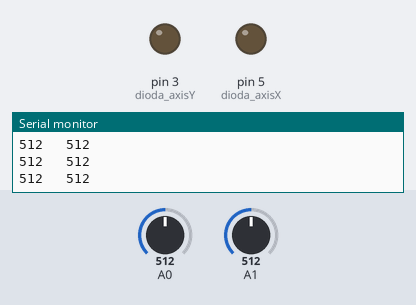
Simulated run of this sketch. Board: Arduino Uno, built with avr-gcc and run on an emulated ATmega328P. On the bench: output pins drawn as LEDs (lit = HIGH), the last lines printed to the serial monitor. Inputs (shaded band) come from the test bench; at power-on: A0 = 512, A1 = 512.

Above: at 1.2 s.
1.3 s: A0 set to 716
At 2.2 s:
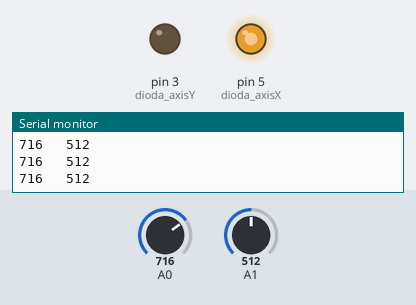
2.8 s: A1 set to 716
At 3.7 s:
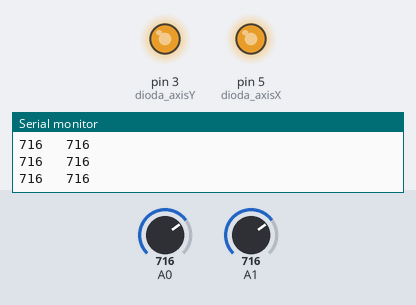
4.3 s: A0 set to 751
At 5.1 s:
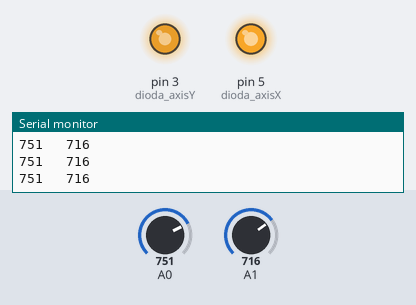
5.8 s: A0 set to 768
At 6.6 s:
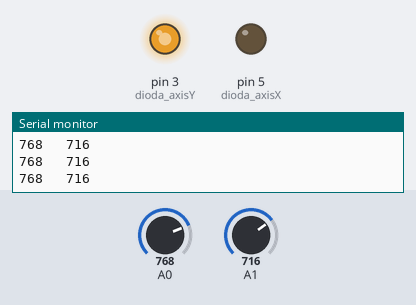
7.3 s: A1 set to 750
At 8.0 s:
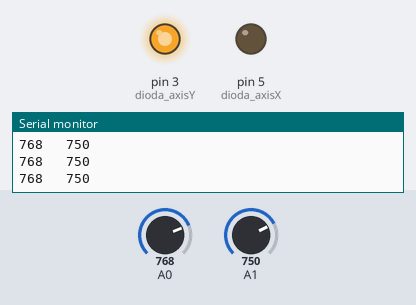
8.8 s: A1 set to 768
At 9.5 s:
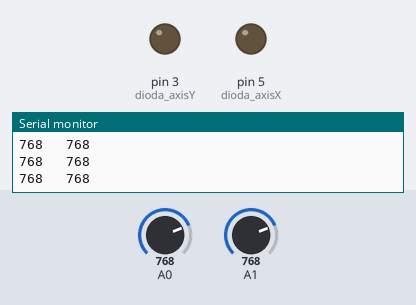
Timing chart, 0 to 11.3 s (numbered marks = the images above; inputs shaded):
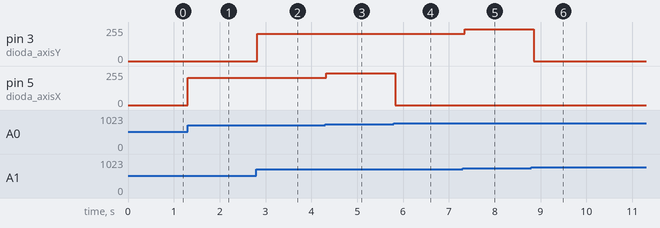

Measured:
- the behaviour switches between 767 and 768 on A0 (found by bisection; images 3 and 4)
- the behaviour switches between 767 and 768 on A1 (found by bisection; images 5 and 6)
- after the input at 1.3 s, pin 5 (dioda_axisX): 0/255 → 204/255 at once
- after the input at 2.8 s, pin 3 (dioda_axisY): 0/255 → 204/255 at once
- after the input at 4.3 s, pin 5 (dioda_axisX): 204/255 → 239/255 at once
- after the input at 5.8 s, pin 5 (dioda_axisX): 239/255 → 0/255 at once
- after the input at 7.3 s, pin 3 (dioda_axisY): 204/255 → 238/255 at once
- after the input at 8.8 s, pin 3 (dioda_axisY): 238/255 → 0/255 after 0.05 s

The sketch:

joystick_LEDControl.ino
```cpp
//MAGDALENA LIPIEC

int axisX = 0;
int axisY = 0;


void setup() {

  pinMode(3, OUTPUT); //dioda axisY [PWM]
  pinMode(5, OUTPUT); //dioda axisX [PWM]

  Serial.begin(9600);
  Serial.println("axisX \t axisY");
}

void loop() {

  axisX = analogRead(A0);
  axisY = analogRead(A1);

  Serial.print(axisX );
  Serial.print(" \t");
  Serial.println(axisY);

  analogWrite(3, axisY);  //sterowanie jasnoscia diody  axisY
  analogWrite(5, axisX);  //sterowanie jasnoscia diody  axisX

  delay(100);

}
```
